Frame 1 (no input): blank canvas, image omitted
Frame 60 (the mouse pressed at the canvas centre just before this capture): blank canvas, image omitted
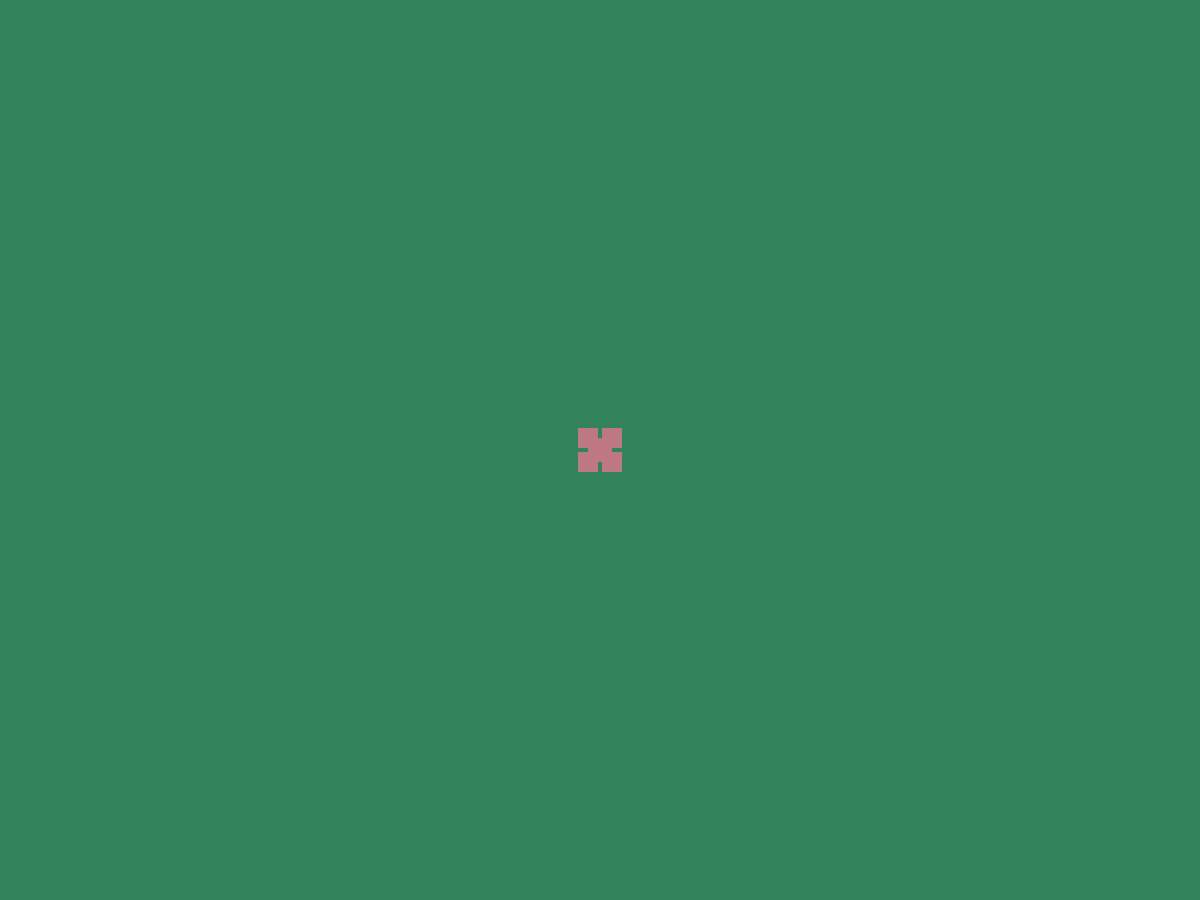
Frame 120 (the mouse held since frame 60 and released just before this capture)

The Processing sketch whose frames 1 and 60 were blank and that drew this single picture after the mouse press (run headless with seeded random() and noise(); from frame 60 on, the mouse is pressed at the canvas centre):

// Processing sketch: MousePointer
// ── MousePointer.pde
// Bismillahir Rahmanir Raahim  ..
// An interactive progrm ..

void setup () {
  
  
  size ( 1200 , 900 );
  
//  background ( 50 , 130 , 90 );

}

void draw () {
  
  background ( 50 , 130 , 90 );
  
  noStroke ();
  fill ( 190 , 120 , 130 );
  ellipse ( mouseX , mouseY , 24 , 24 );  
//  fill ( 10 , 20 , 190 );
  rect ( mouseX-22 , mouseY-22 , 20 , 20 );
  rect ( mouseX+2 , mouseY-22 , 20 , 20 );
  rect ( mouseX+2 , mouseY+2 , 20 , 20 );
  rect ( mouseX-22 , mouseY+2 , 20 , 20 );
  
}
